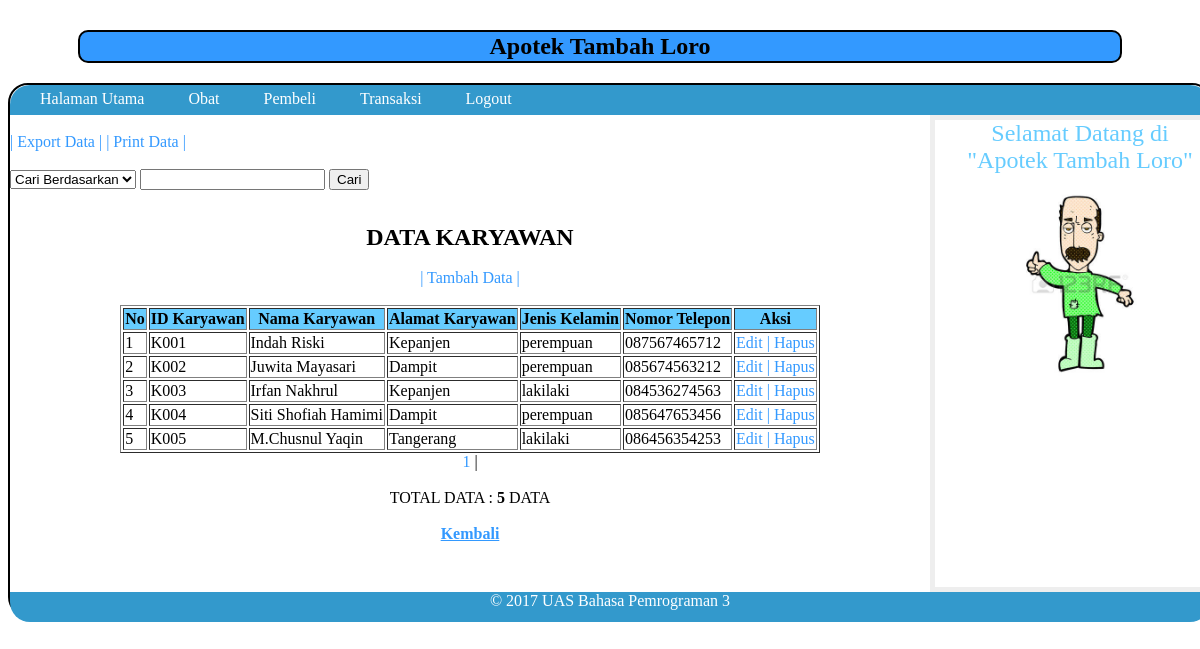
Screenshot of /admin/karyawan/tampil.php with the database file from the repository.
### tables this page shows
CREATE TABLE IF NOT EXISTS `karyawan` (
  `id_karyawan` varchar(5) NOT NULL,
  `nama_karyawan` varchar(30) NOT NULL,
  `alamat_karyawan` varchar(50) NOT NULL,
  `jkel_karyawan` varchar(50) NOT NULL,
  `tlp_karyawan` varchar(15) NOT NULL,
  PRIMARY KEY (`id_karyawan`)
);

### admin/karyawan/tampil.php (the view, shortened to what this page needs)
<html>
<link rel="stylesheet" type="text/css" href="../../css.css">
<body>
<center>
<h2><b> Apotek Tambah Loro </b></h2>
</center>
<div class="wrapper">
		<nav>
		<ul>
	<li><a href="../../admin.php"> Halaman Utama </a></li>
    <li><a href="../obat/tampil.php"> Obat </a></li>
    <li><a href="../pembeli/tampil.php"> Pembeli</a></li>
    <li><a href="../transaksi/tampil.php"> Transaksi</a></li>
    <li><a href="../../logout.php"> Logout</a></li></aside>
   		</ul>
		</nav>
<section class="courses">
<article>
<br>
<a href='export.php'>| Export Data  | </a>
<a href='proses_print.php'>| Print Data | </a>
<br><br>
<form method="post" action="cari.php">
<select name="pilih"> <option value=""> Cari Berdasarkan </option>
                    </select>
<input type="text" name="pilihan">
<input type="submit" name="submit" value="Cari">
</form>
<center>
<br><b><font size="+2">DATA KARYAWAN</font></b>
<br><br>
<a href='insert.php'>| Tambah Data |</a><br><br>
<table border="1">
<th> No </th>
<th> ID Karyawan </th>
<th> Nama Karyawan </th>
<th> Alamat Karyawan </th>
<th> Jenis Kelamin </th>
<th> Nomor Telepon </th>
<th> Aksi </th>
<?php
$batas=5;
$halaman=$_GET['halaman'];
if(empty($halaman)) {
	$posisi=0;
}
else {
$posisi=($halaman-1)*$batas;
}
$tampil="select * from karyawan order by id_karyawan limit $posisi,$batas";
$hasil=mysql_query($tampil);
$no=1+$posisi;
while($row=mysql_fetch_array($hasil)) {
echo"<tr><td>$no</td>";
echo"<td>$row[id_karyawan]</td>";
echo"<td>$row[nama_karyawan]</td>";
echo"<td>$row[alamat_karyawan]</td>";
echo"<td>$row[jkel_karyawan]</td>";
echo"<td>$row[tlp_karyawan]</td>";
echo"<td> <a href='update.php?id=$row[id_karyawan]'> Edit |
		<a href='delete.php?id=$row[id_karyawan]' onclick='return confirm(\"Anda Yakin?\")'> Hapus </a></td>";
$no++;
}
echo "</table>";
?>
<?php
	$tampil2 = "SELECT * FROM karyawan";
	$query = mysql_query($tampil2);
	$jum = mysql_num_rows($query);
	$jmlhal = ceil($jum/$batas);
for ($i=1;$i<=$jmlhal;$i++)
	if ($i != $hal)
	{
		echo"<a href='$_SERVER[PHP_SELF]?halaman=$i'> $i </a> | ";
	}
	else
	{
		echo"<b> $i </b> | ";
	}
echo "<br><br> <font color='#000'>TOTAL DATA : <b> $jum </b> DATA </font><br><br>";
?>
<?php
	echo "<a href='../../admin.php'><b><u>Kembali</u></b></a>";
	?>
</center>
</article>
	</section>
    <aside>
    <section class="contact-details">
<h3><font size="+2"><center>Selamat Datang di "Apotek Tambah Loro"</center></font></h3>
	</section>
	<section class="popular-recipes">
<center><img src="../../gambar/karyawan.jpg" width="200" height="200"></center>
	</section>
	</aside>
<footer><center>
&copy; 2017 UAS Bahasa Pemrograman 3
</center></footer>
</div>

### css.css (style rules this page uses)
.wrapper { width: 1200px; height:530px; margin: 18px auto 18px auto; border: 2px solid #000000; background-color: #ffffff; border-bottom-left-radius:20px; border-bottom-right-radius:20px; border-top-left-radius:20px; border-top-right-radius:20px; }
nav { clear: both; color: #ffffff; background-color: #3399CC; height: 30px; border-top-left-radius:20px; border-top-right-radius:20px; }
nav ul { margin: 0px; padding: 5px 0px 5px 30px; }
nav li { display: inline; margin-right: 40px; }
nav li a { color: #ffffff; }
section.courses { float: left; width: 920px; }
article { clear: both; overflow: auto; width: 100%; }
aside { width: 250px; height: 457px; float: left; padding: 0px 0px 10px 20px; border: 5px solid #eeeeee; }
a { color: #3399FF; text-decoration: none; }
h1, h2, h3 { font-weight: normal; }
h2 { padding: 1px; color: #000; background-color:#39F; border-radius:1px; border:2px solid #000; margin-left:70px; margin-right:70px; border-bottom-left-radius:10px; border-bottom-right-radius:10px; border-top-left-radius:10px; border-top-right-radius:10px; margin-top: 30px; }
h3 { margin: 0px 0px 10px 0px; color: #66CCFF; }
footer { clear: both; color: #ffffff; background-color:#3399CC; height: 30px; border-bottom-left-radius:20px; border-bottom-right-radius:20px; }
th { background:#6CF; }

### rows the page displays
karyawan: id_karyawan "K001", nama_karyawan "Indah Riski", alamat_karyawan "Kepanjen", jkel_karyawan "perempuan", tlp_karyawan "087567465712"
karyawan: id_karyawan "K002", nama_karyawan "Juwita Mayasari", alamat_karyawan "Dampit", jkel_karyawan "perempuan", tlp_karyawan "085674563212"
karyawan: id_karyawan "K003", nama_karyawan "Irfan Nakhrul", alamat_karyawan "Kepanjen", jkel_karyawan "lakilaki", tlp_karyawan "084536274563"
karyawan: id_karyawan "K004", nama_karyawan "Siti Shofiah Hamimi", alamat_karyawan "Dampit", jkel_karyawan "perempuan", tlp_karyawan "085647653456"
karyawan: id_karyawan "K005", nama_karyawan "M.Chusnul Yaqin", alamat_karyawan "Tangerang", jkel_karyawan "lakilaki", tlp_karyawan "086456354253"

### other values shown
$jum "5"
